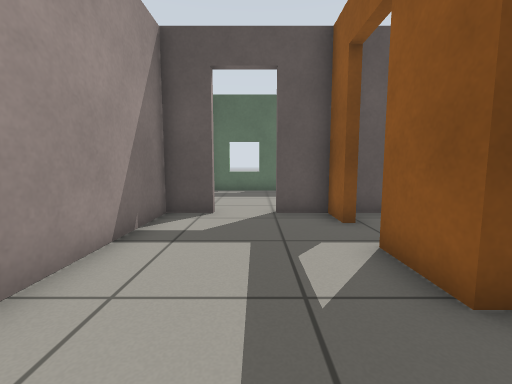
View 1 (above)

13 first-person views from a walk through a Gazebo world. The camera is 0.68 m above the floor, tilts 6° down and sees 90° across. The floor is counted in squares, 0.5 m on a side. Each view is taken from the middle of a square. On the plan, view 1 faces up. The plan holds only what a view shows up to about 13 squares ahead; the rest is blank.

View 2
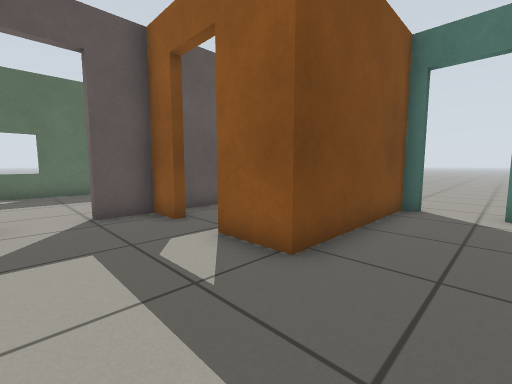

View 3
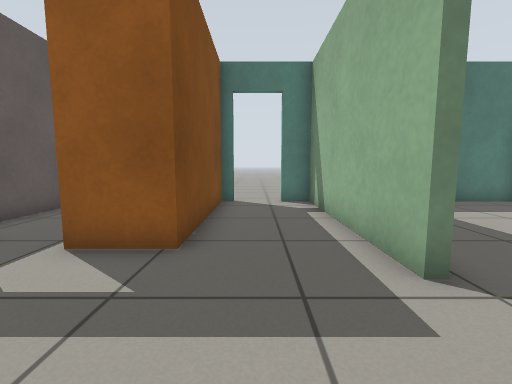

View 4
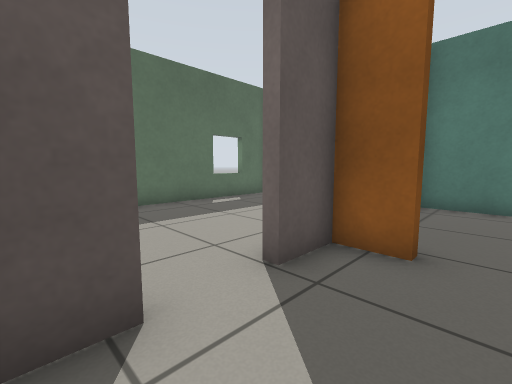

View 5
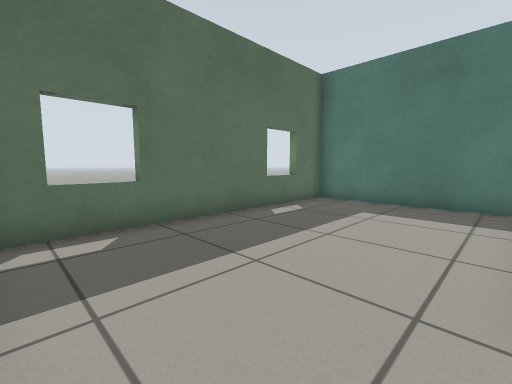

View 6
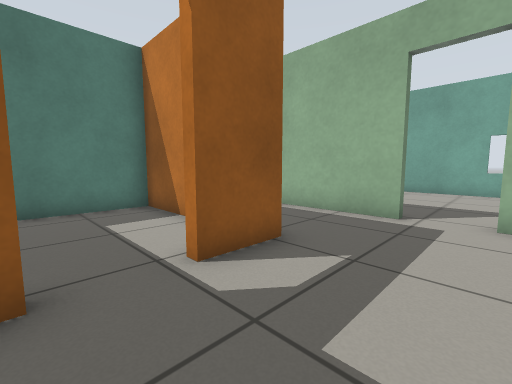

View 7
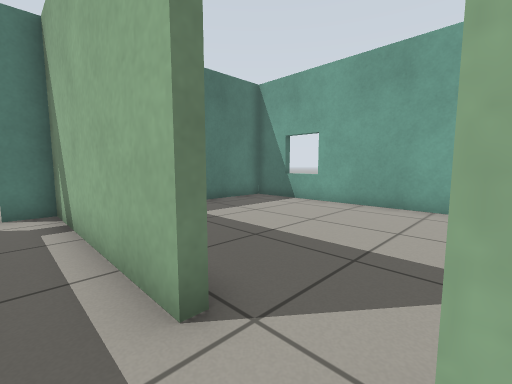

View 8
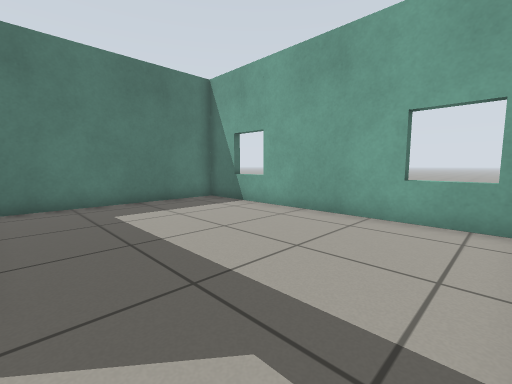

View 9
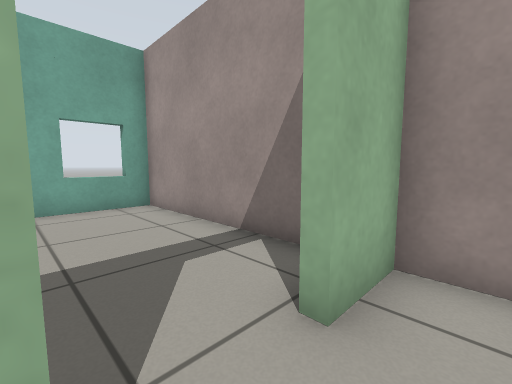

View 10
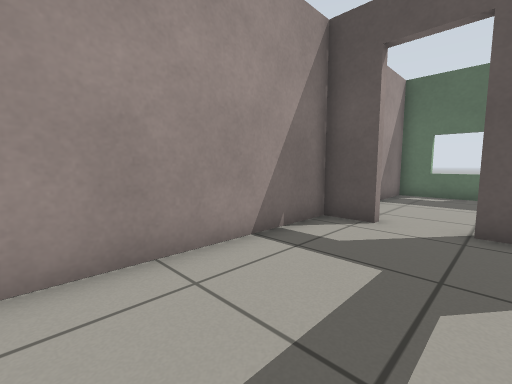

View 11
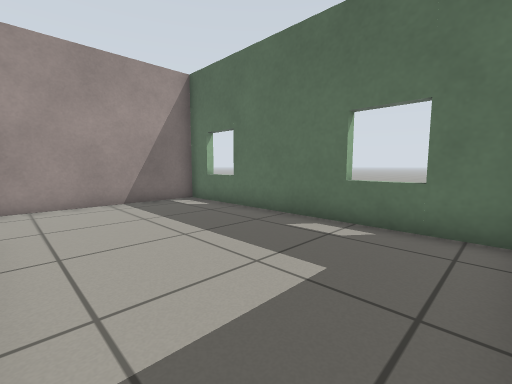

View 12
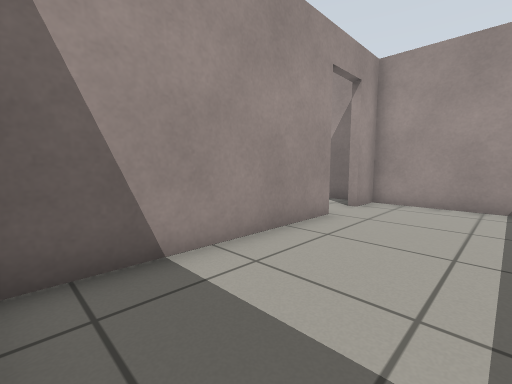

View 13
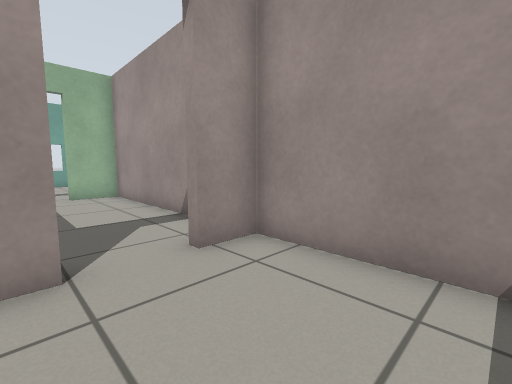

### Floor plan
Points are (right, up) in squares from view 1. A wall is a line through its corners. A room is listed if a view was taken in it or the views show most of it. See-through windows are left out.
Room 1 (views 1, 2, 3, 4, 6, 7, 9, 10)
walls: (0.9, -1) (7.5, -1) (7.5, 0); (2, 5.9) (2, 7.2) (0.5, 7.2); (-1.1, 7.2) (-2.6, 7.2) (-2.6, -1) (-0.7, -1); (7.5, 2.3) (2, 2.3) (2, 4.1)
ways out: open door at (-0.5, 7) to room 2; open door at (0.5, -1) to room 3; open door at (2, 5) to room 4; open door at (8, 0.5)
Room 2 (views 5, 11, 12, 13)
walls: (0.5, 7.5) (7.1, 7.5); (7.5, 7.9) (7.5, 13.7) (-2.6, 13.7) (-2.6, 7.5) (-1.1, 7.5)
ways out: open door at (-0.5, 7) to room 1
Room 3 (view 8)
walls: (-2.6, -2.4) (-2.6, -8.7) (7.5, -8.7) (7.5, -1.9)
ways out: open door at (0.5, -1) to room 1
Room 4 (no view inside)
walls: (5, 2.6) (7.5, 2.6) (7.5, 7.1); (6, 7.2) (2.8, 7.2)
ways out: open door at (2, 5) to room 1

Positions as (right, up) in squares from view 1, and headings:
1: (0, 0), facing up
2: (-1, 0), facing up-right
3: (-2, 1), facing right
4: (-2, 5), facing up-right
5: (-2, 8), facing up-right
6: (-1, 6), facing down-right
7: (-1, 0), facing down-right
8: (-2, -2), facing down-right
9: (1, 0), facing down-left
10: (1, 1), facing up-left
11: (7, 8), facing up-left
12: (7, 11), facing down-left
13: (1, 11), facing down-left
